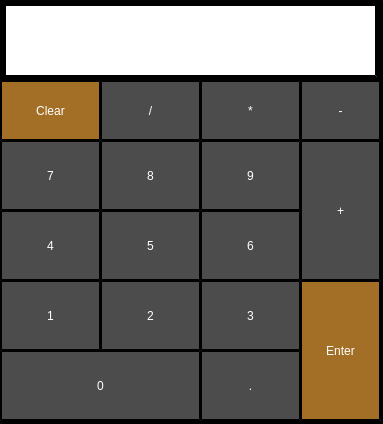
<?xml version="1.0" encoding="UTF-8"?>
<ui version="4.0">
 <class>CalculatorWindow</class>
 <widget class="QMainWindow" name="CalculatorWindow">
  <property name="geometry">
   <rect>
    <x>0</x>
    <y>0</y>
    <width>383</width>
    <height>424</height>
   </rect>
  </property>
  <property name="windowTitle">
   <string>MainWindow</string>
  </property>
  <property name="styleSheet">
   <string notr="true">border: 6px inset;</string>
  </property>
  <widget class="QWidget" name="centralwidget">
   <widget class="QPushButton" name="seven_button">
    <property name="geometry">
     <rect>
      <x>0</x>
      <y>140</y>
      <width>101</width>
      <height>71</height>
     </rect>
    </property>
    <property name="styleSheet">
     <string notr="true">QPushButton{
border: 2px outset;
background-color: rgb(76, 76, 76);
font: 700 24pt &quot;Segoe UI&quot;;
color:#FFFFFF;
}
</string>
    </property>
    <property name="text">
     <string>7</string>
    </property>
   </widget>
   <widget class="QPushButton" name="eight_button">
    <property name="geometry">
     <rect>
      <x>100</x>
      <y>140</y>
      <width>101</width>
      <height>71</height>
     </rect>
    </property>
    <property name="styleSheet">
     <string notr="true">QPushButton{
border: 2px outset;
background-color: rgb(76, 76, 76);
font: 700 24pt &quot;Segoe UI&quot;;
color:#FFFFFF;
}
</string>
    </property>
    <property name="text">
     <string>8</string>
    </property>
   </widget>
   <widget class="QPushButton" name="nine_button">
    <property name="geometry">
     <rect>
      <x>200</x>
      <y>140</y>
      <width>101</width>
      <height>71</height>
     </rect>
    </property>
    <property name="styleSheet">
     <string notr="true">QPushButton{
border: 2px outset;
background-color: rgb(76, 76, 76);
font: 700 24pt &quot;Segoe UI&quot;;
color:#FFFFFF;
}
</string>
    </property>
    <property name="text">
     <string>9</string>
    </property>
   </widget>
   <widget class="QPushButton" name="six_button">
    <property name="geometry">
     <rect>
      <x>200</x>
      <y>210</y>
      <width>101</width>
      <height>71</height>
     </rect>
    </property>
    <property name="styleSheet">
     <string notr="true">QPushButton{
border: 2px outset;
background-color: rgb(76, 76, 76);
font: 700 24pt &quot;Segoe UI&quot;;
color:#FFFFFF;
}
</string>
    </property>
    <property name="text">
     <string>6</string>
    </property>
   </widget>
   <widget class="QPushButton" name="two_button">
    <property name="geometry">
     <rect>
      <x>100</x>
      <y>280</y>
      <width>101</width>
      <height>71</height>
     </rect>
    </property>
    <property name="styleSheet">
     <string notr="true">QPushButton{
border: 2px outset;
background-color: rgb(76, 76, 76);
font: 700 24pt &quot;Segoe UI&quot;;
color:#FFFFFF;
}
</string>
    </property>
    <property name="text">
     <string>2</string>
    </property>
   </widget>
   <widget class="QPushButton" name="one_button">
    <property name="geometry">
     <rect>
      <x>0</x>
      <y>280</y>
      <width>101</width>
      <height>71</height>
     </rect>
    </property>
    <property name="styleSheet">
     <string notr="true">QPushButton{
border: 2px outset;
background-color: rgb(76, 76, 76);
font: 700 24pt &quot;Segoe UI&quot;;
color:#FFFFFF;
}
</string>
    </property>
    <property name="text">
     <string>1</string>
    </property>
   </widget>
   <widget class="QPushButton" name="five_button">
    <property name="geometry">
     <rect>
      <x>100</x>
      <y>210</y>
      <width>101</width>
      <height>71</height>
     </rect>
    </property>
    <property name="styleSheet">
     <string notr="true">QPushButton{
border: 2px outset;
background-color: rgb(76, 76, 76);
font: 700 24pt &quot;Segoe UI&quot;;
color:#FFFFFF;
}
</string>
    </property>
    <property name="text">
     <string>5</string>
    </property>
   </widget>
   <widget class="QPushButton" name="four_button">
    <property name="geometry">
     <rect>
      <x>0</x>
      <y>210</y>
      <width>101</width>
      <height>71</height>
     </rect>
    </property>
    <property name="styleSheet">
     <string notr="true">QPushButton{
border: 2px outset;
background-color: rgb(76, 76, 76);
font: 700 24pt &quot;Segoe UI&quot;;
color:#FFFFFF;
}
</string>
    </property>
    <property name="text">
     <string>4</string>
    </property>
   </widget>
   <widget class="QPushButton" name="three_button">
    <property name="geometry">
     <rect>
      <x>200</x>
      <y>280</y>
      <width>101</width>
      <height>71</height>
     </rect>
    </property>
    <property name="styleSheet">
     <string notr="true">QPushButton{
border: 2px outset;
background-color: rgb(76, 76, 76);
font: 700 24pt &quot;Segoe UI&quot;;
color:#FFFFFF;
}
</string>
    </property>
    <property name="text">
     <string>3</string>
    </property>
   </widget>
   <widget class="QPushButton" name="zero_button">
    <property name="geometry">
     <rect>
      <x>0</x>
      <y>350</y>
      <width>201</width>
      <height>71</height>
     </rect>
    </property>
    <property name="styleSheet">
     <string notr="true">QPushButton{
border: 2px outset;
background-color: rgb(76, 76, 76);
font: 700 24pt &quot;Segoe UI&quot;;
color:#FFFFFF;
}
</string>
    </property>
    <property name="text">
     <string>0</string>
    </property>
   </widget>
   <widget class="QPushButton" name="dot_button">
    <property name="geometry">
     <rect>
      <x>200</x>
      <y>350</y>
      <width>101</width>
      <height>71</height>
     </rect>
    </property>
    <property name="styleSheet">
     <string notr="true">QPushButton{
border: 2px outset;
background-color: rgb(76, 76, 76);
font: 700 24pt &quot;Segoe UI&quot;;
color:#FFFFFF;
}
</string>
    </property>
    <property name="text">
     <string>.</string>
    </property>
   </widget>
   <widget class="QPushButton" name="enter_button">
    <property name="geometry">
     <rect>
      <x>300</x>
      <y>280</y>
      <width>81</width>
      <height>141</height>
     </rect>
    </property>
    <property name="styleSheet">
     <string notr="true">QPushButton{
border: 2px outset;
background-color:rgb(163, 111, 38);
font: 700 20pt &quot;Segoe UI&quot;;
color:#FFFFFF;
}
</string>
    </property>
    <property name="text">
     <string>Enter</string>
    </property>
   </widget>
   <widget class="QPushButton" name="plus_button">
    <property name="geometry">
     <rect>
      <x>300</x>
      <y>140</y>
      <width>81</width>
      <height>141</height>
     </rect>
    </property>
    <property name="styleSheet">
     <string notr="true">QPushButton{
border: 2px outset;
background-color: rgb(76, 76, 76);
font: 700 24pt &quot;Segoe UI&quot;;
color:#FFFFFF;
}
</string>
    </property>
    <property name="text">
     <string>+</string>
    </property>
   </widget>
   <widget class="QPushButton" name="minus_button">
    <property name="geometry">
     <rect>
      <x>300</x>
      <y>80</y>
      <width>81</width>
      <height>61</height>
     </rect>
    </property>
    <property name="styleSheet">
     <string notr="true">QPushButton{
border: 2px outset;
background-color: rgb(76, 76, 76);
font: 700 24pt &quot;Segoe UI&quot;;
color:#FFFFFF;
}
</string>
    </property>
    <property name="text">
     <string>-</string>
    </property>
   </widget>
   <widget class="QPushButton" name="multiply_button">
    <property name="geometry">
     <rect>
      <x>200</x>
      <y>80</y>
      <width>101</width>
      <height>61</height>
     </rect>
    </property>
    <property name="styleSheet">
     <string notr="true">QPushButton{
border: 2px outset;
background-color: rgb(76, 76, 76);
font: 700 24pt &quot;Segoe UI&quot;;
color:#FFFFFF;
}
</string>
    </property>
    <property name="text">
     <string>*</string>
    </property>
   </widget>
   <widget class="QPushButton" name="divide_button">
    <property name="geometry">
     <rect>
      <x>100</x>
      <y>80</y>
      <width>101</width>
      <height>61</height>
     </rect>
    </property>
    <property name="styleSheet">
     <string notr="true">QPushButton{
border: 2px outset;
background-color: rgb(76, 76, 76);
font: 700 24pt &quot;Segoe UI&quot;;
color:#FFFFFF;
}
</string>
    </property>
    <property name="text">
     <string>/</string>
    </property>
   </widget>
   <widget class="QPushButton" name="clear_button">
    <property name="geometry">
     <rect>
      <x>0</x>
      <y>80</y>
      <width>101</width>
      <height>61</height>
     </rect>
    </property>
    <property name="styleSheet">
     <string notr="true">QPushButton{
border: 2px outset;
background-color:rgb(163, 111, 38);
font: 700 24pt &quot;Segoe UI&quot;;
color:#FFFFFF;
}
</string>
    </property>
    <property name="text">
     <string>Clear</string>
    </property>
   </widget>
   <widget class="QTextEdit" name="display_box">
    <property name="geometry">
     <rect>
      <x>0</x>
      <y>0</y>
      <width>381</width>
      <height>81</height>
     </rect>
    </property>
    <property name="styleSheet">
     <string notr="true">font: 24pt &quot;Segoe UI&quot;;
color: #000000;</string>
    </property>
   </widget>
  </widget>
 </widget>
 <resources/>
 <connections/>
</ui>
